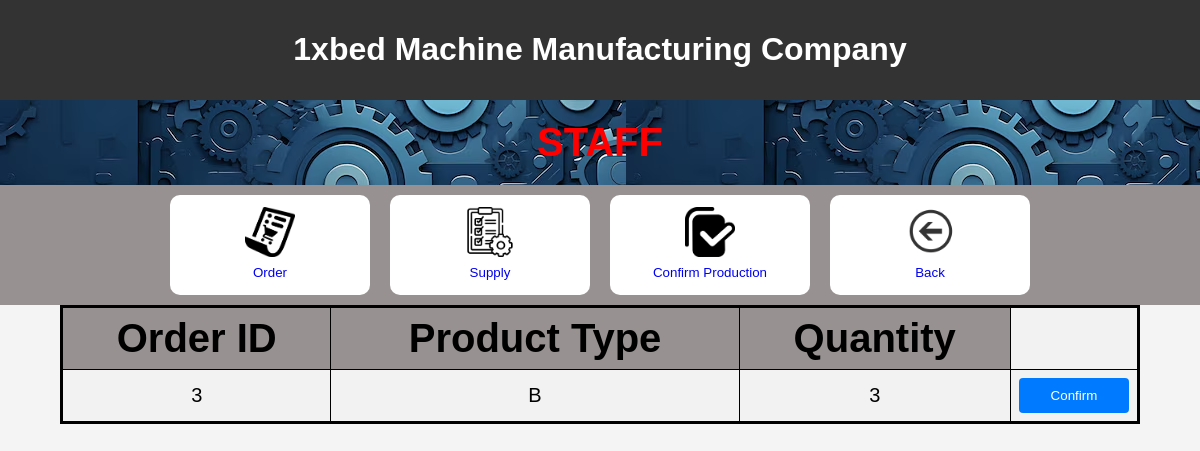
The app's page /staff/confirm_production, older data.
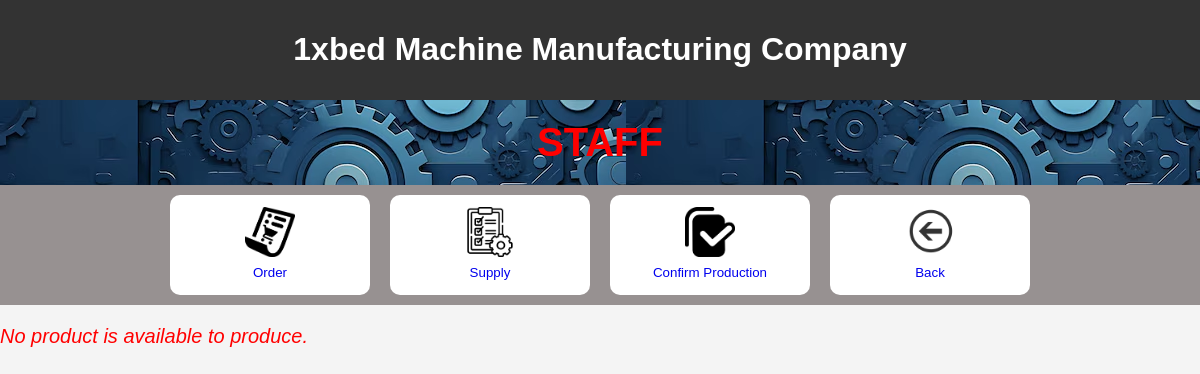
The same page, newer data.
### myproject/models.py (models this page shows)
class ProductInOrder(models.Model):
    order_id = models.IntegerField()
    product_type = models.CharField(max_length=100)
    quantity = models.IntegerField()
    status = models.CharField(max_length=100)

### myproject/views.py (the view)
# urls.py: path("staff/confirm_production", views.Confirm_Production_.main, name="staff/confirm_production"),
    def main(request):
        producing = ProductInOrder.objects.filter(status="Producing")
        context = {"producing": producing}
        return render(request, "myproject/production/staff_confirm.html", context)

### myproject/templates/myproject/production/staff_confirm.html (shortened to what this page needs)
<!DOCTYPE html>
<html lang="en">
<head>
    {% load static %}
    <link rel="stylesheet" href="{% static 'css/welcomepage.css' %}">
</head>
<body>
    <header>
        <h1>1xbed Machine Manufacturing Company</h1>
    </header>
    <div id = headerweb>
    <h1 id = welcome>
        STAFF
    </h1>
    <div id = link>
    <button id = choice><a
    href="order">
        <img src="{% static 'img/order.png' %}"
        width="50"
        height="50" >
        <br>
        Order
    </a></button>
    <button id = choice><a
    href="supply">
        <img src="{% static 'img/work-list.png' %}"
        width="50"
        height="50" >
        <br>
        Supply
    </a></button>
    <button id = choice><a
    href="confirm_production">
        <img src="{% static 'img/checked.png' %}"
        width="50"
        height="50" >
        <br>
        Confirm Production
    </a></button>
    <button id = choice>
        <a
        href="{% url 'homepage' %}">
        <img src="{% static 'img/back.png' %}"
        width="50"
        height="50">
        <br>
        Back
    </a> </button>
    </div>
</div>
    {% if producing %}
    <table border="1">
        <tr>
            <th>Order ID</th>
            <th>Product Type</th>
            <th>Quantity</th>
        </tr>
        {% for product in producing %}
        <tr>
            <td>{{ product.order_id }}</td>
            <td>{{ product.product_type }}</td>
            <td>{{ product.quantity }}</td>
            <td>
                <form action="{% url 'staff/confirm_production' order_id=product.order_id product_type=product.product_type %}" method="post">
                    <button type="submit">Confirm</button>
                </form>
            </td>
        </tr>
        {% endfor %}
    {% else %}
        <p>No product is available to produce.</p>
    {% endif %}
</body>
</html>

Row changes from the older to the newer data that the page shows:
no longer on this page (row edited): ProductInOrder: order_id "3", product_type "B", quantity "3"
Text that changed along with them:
text no longer shown: "Order ID Product Type Quantity"
text now shown: "No product is available to produce."
